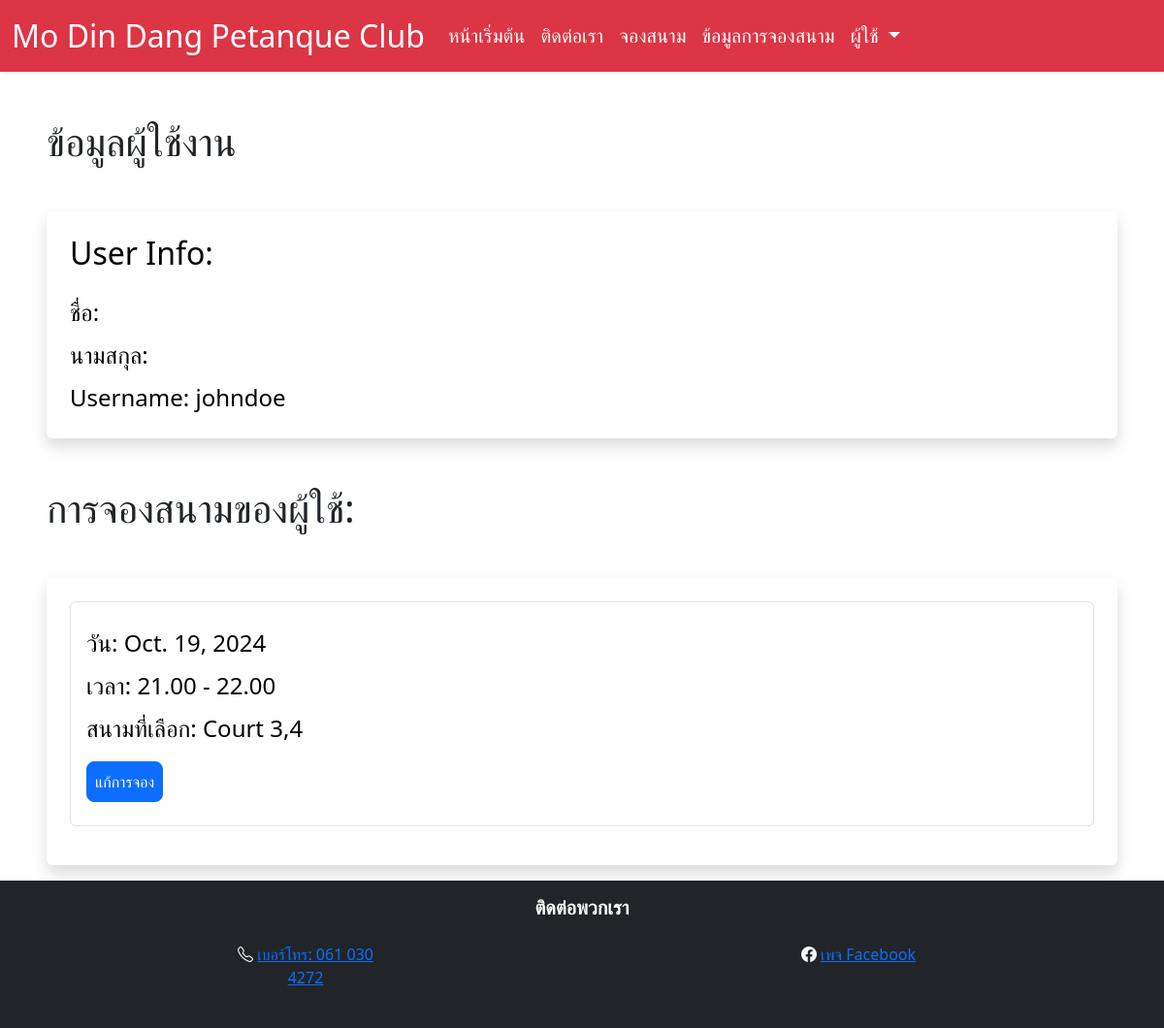
The page /user-panel (signed in) on the database its author committed.
### reserve/models.py (models this page shows, shortened)
class Appointment(models.Model):
    user = models.ForeignKey(User, on_delete=models.CASCADE, null=True, blank=True)
    service = models.CharField(max_length=50, choices=SERVICE_CHOICES, default="Court 3,4")
    day = models.DateField(default=datetime.now)
    time = models.CharField(max_length=30, choices=TIME_CHOICES, default="16.00 - 17.00")
    time_ordered = models.DateTimeField(default=datetime.now, blank=True)

### reserve/views.py (the view)
# urls.py: path('user-panel', views.userPanel, name='userPanel'),
def userPanel(request):
    user = request.user
    appointments = Appointment.objects.filter(user=user).order_by('day', 'time')
    return render(request, 'userPanel.html', {
        'user':user,
        'appointments':appointments,
    })

### reserve/templates/userPanel.html (shortened to what this page needs)
{% extends 'layout.html' %}
{% load static %}
{% block body %}
{% if user.is_authenticated %}
<h1 class=" ms-5 mt-5 ">ข้อมูลผู้ใช้งาน</h1>
<div class="shadow p-4 mb-5 bg-body bg-body rounded text-black  m-5 ">
    <h2 class="">User Info:</h2>
    <ul class="list-group fs-4 mt-3">
            <li class="list-group mt-2">ชื่อ: {{ user.first_name }}</li>
            <li class="list-group mt-2">นามสกุล: {{ user.last_name }}</li>
            <li class="list-group mt-2">Username: {{ user.username }}</li>
    </ul>
</div>
{% if appointments.count > 0 %}
<div class="mt-5 ">
    <h1 class=" ms-5">การจองสนามของผู้ใช้:</h1>
    <div class="shadow p-4 mb-3 bg-body bg-body rounded text-black  m-5">
        {% for appointment in appointments %}
        <div class="list-group fs-4 border p-3 mb-3">
            <p class="list-group mt-2">วัน: {{ appointment.day }}</p>
            <p class="list-group mt-2">เวลา: {{ appointment.time }}</p>
            <p class="list-group mt-2">สนามที่เลือก: {{ appointment.service }}</p>
            <div class="mt-3 mb-2">
                <a class="btn btn-primary rounded-3 p-2" href="{% url 'userUpdate' appointment.id %}">แก้การจอง</a>
            </div>
        </div>
        {% endfor %}
    </div>
</div>
{% endif %}
{% else %}
<div class="shadow p-4 mb-5 bg-body bg-body rounded text-black  m-5">
    <h1 class="p-2  ms-3">โปรดเข้าสู่ระบบ!</h1>
    <a href="{% url 'login' %}" class="btn btn-primary text-white">เข้าสู่ระบบ</a>
</div>
{% endif %}
{% endblock %}

### rows shown on the page
Appointment: day "Oct. 19, 2024", time "21.00 - 22.00", service "Court 3,4"

### other values the page prints
{{ user.username }} "johndoe"
